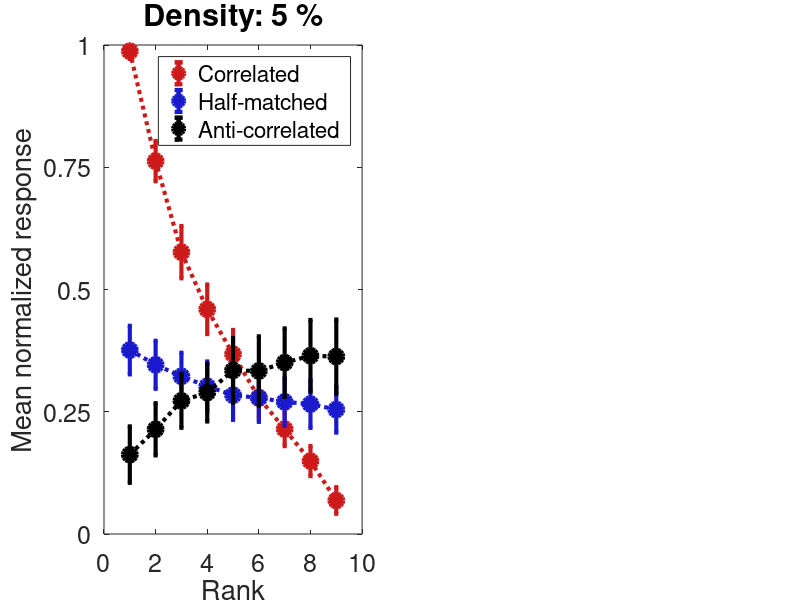

Write MATLAB code to recreate this figure. (Note: this script raises an error after producing the figure.)
function PlotRank(varargin)

    load('CuratedCells.mat');
    
    myFig = figure();
    set(gcf,'color','white')
    plotNormal(Base)
    
    mh = uimenu(myFig,'Label','Plot');
    
    % For the main plot
    main = uimenu(mh,'Label','Normal rank','checked','on','callback',{@keydown_callback,Base,'normal'});
    
    % For the alternative plot
    alt = uimenu(mh,'Label','By AC slope');
    corr = uimenu(alt,'Label','Correlated','checked','off','callback',{@keydown_callback,Base,'alt','corr'});
    hm = uimenu(alt,'Label','Half-matched','checked','off','callback',{@keydown_callback,Base,'alt','hm'});
    ac = uimenu(alt,'Label','Anticorrelated','checked','off','callback',{@keydown_callback,Base,'alt','ac'});
    
end

function plotNormal(Base)
    for d = [1,4];
        
        nCells = length(Base(d).Cells);
        dxLengths = zeros(1,nCells);
        for j = 1:nCells;
            dxLengths(j) = length(Base(d).Cells(j).Dx);
        end

        dxL = min(dxLengths);
        
        if d == 1;
            rankData.lowDensity = zeros(nCells,dxL);
        elseif d == 4;
            rankData.highDensity = zeros(nCells,dxL);
        end
        
        correlatedRank = zeros(nCells,dxL);
        halfmatchedRank = zeros(nCells,dxL);
        anticorrelatedRank = zeros(nCells,dxL);
        
        for cell = 1:nCells;
            %% First we compute the rank order for each cell
            
            % Extract and normalize data
            
            correlatedResponse = Base(d).Cells(cell).correlatedResponse;
            halfmatchedResponse = Base(d).Cells(cell).halfmatchedResponse;
            anticorrelatedResponse = Base(d).Cells(cell).anticorrelatedResponse;
            
            [cRank,cIndex] = sort(correlatedResponse,'descend');
            hmRank = halfmatchedResponse(cIndex);
            acRank = anticorrelatedResponse(cIndex);
            
            Dx = Base(d).Cells(cell).Dx;
            
            
            % Resample disparity values
            newDx = linspace(min(Dx),max(Dx),dxL);
            
            cRank2 = interp1(Dx,cRank,newDx);
            hmRank2 = interp1(Dx,hmRank,newDx);
            acRank2 = interp1(Dx,acRank,newDx);
            
            maxC = max([cRank2,hmRank2,acRank2]); minC = min([cRank2,hmRank2,acRank2]);
            correlatedRank(cell,:) = (cRank2-minC)/(maxC-minC);
            halfmatchedRank(cell,:) = (hmRank2-minC)/(maxC-minC);
            anticorrelatedRank(cell,:) = (acRank2-minC)/(maxC-minC);
            

        end
        
        rank = 1:9;
        
        if d == 1;
            subCount = 1;
            maxSub = 2;
        elseif d == 4; 
            subCount = 2;
            maxSub = 2;
        else
            subCount = 3;
            maxSub = 3;
        end
        subplot(1,maxSub,subCount);

        corrRank = mean(correlatedRank); hmRank = mean(halfmatchedRank); acRank = mean(anticorrelatedRank);
        
        N = size(correlatedRank,1);
        corrSEM = std(correlatedRank)/sqrt(N); hmSEM = std(halfmatchedRank)/sqrt(N); acSEM = std(anticorrelatedRank)/sqrt(N);
        
    
        hold off;
        E1=errorbar(rank,corrRank,corrSEM*1.96);
        set(E1,'color',[0.8,0.1,0.1],'marker','o','markerfacecolor',[0.8,0.1,0.1], ...
            'linestyle',':','markersize',10,'linewidth',3);
        
        hold on;
        E2=errorbar(rank,hmRank,hmSEM*1.96);
        set(E2,'color',[0.1,0.1,0.8],'marker','o','markerfacecolor',[0.1,0.1,0.8], ...
            'linestyle',':','markersize',10,'linewidth',3);
        E3=errorbar(rank,acRank,acSEM*1.96);
        set(E3,'color',[0,0,0],'marker','o','markerfacecolor',[0,0,0], ...
            'linestyle',':','markersize',10,'linewidth',3);
        
        xlabel('Rank','fontsize',20);
        ylabel('Mean normalized response','fontsize',20);
        leg = legend('Correlated','Half-matched','Anti-correlated');
        set(leg,'fontsize',14);
        set(gca,'fontsize',18,'ytick',0:0.25:1);
        title(['Density: ',num2str(Base(d).density),' %'],'fontsize',22);
        ylim([0,1]);
        
    end
end


function plotAlt(Base,type)

    for d = [1,4];
        
        nCells = length(Base(d).Cells);
        dxLengths = zeros(1,nCells);
        for j = 1:nCells;
            dxLengths(j) = length(Base(d).Cells(j).Dx);
        end

        dxL = min(dxLengths);
        
        if d == 1;
            rankData.lowDensity = zeros(nCells,dxL);
        elseif d == 4;
            rankData.highDensity = zeros(nCells,dxL);
        end
        
        
        acSlopes = cat(1,Base(d).Cells.regAc);
        acSlopes = acSlopes(:,2);
        q50 = quantile(acSlopes,0.5);
        
        nLower = sum(acSlopes < q50);
        nUpper = sum(acSlopes > q50);

        
        lowerPlotRank = zeros(nLower,dxL);
        upperPlotRank = zeros(nUpper,dxL);
        lowerCorrelatedRank = zeros(nLower,dxL);
        lowerHalfmatchedRank = zeros(nLower,dxL);
        lowerAnticorrelatedRank = zeros(nLower,dxL);
        
        upperCorrelatedRank = zeros(nUpper,dxL);
        upperHalfmatchedRank = zeros(nUpper,dxL);
        upperAnticorrelatedRank = zeros(nUpper,dxL);
        
        lowerCell = 0; upperCell = 0;
        for cell = 1:nCells;
            %% First we compute the rank order for each cell
            
            % Extract and normalize data
            
            correlatedResponse = Base(d).Cells(cell).correlatedResponse;
            halfmatchedResponse = Base(d).Cells(cell).halfmatchedResponse;
            anticorrelatedResponse = Base(d).Cells(cell).anticorrelatedResponse;
            
            [cRank,cIndex] = sort(correlatedResponse,'descend');
            hmRank = halfmatchedResponse(cIndex);
            acRank = anticorrelatedResponse(cIndex);
            
            Dx = Base(d).Cells(cell).Dx;
            
            
            % Resample disparity values
            newDx = linspace(min(Dx),max(Dx),dxL);
            
            cRank2 = interp1(Dx,cRank,newDx);
            hmRank2 = interp1(Dx,hmRank,newDx);
            acRank2 = interp1(Dx,acRank,newDx);
            
            maxC = max([cRank2,hmRank2,acRank2]); minC = min([cRank2,hmRank2,acRank2]);
            
            acSlope = Base(d).Cells(cell).regAc(2);
            
            if acSlope > q50;
                upperCell = upperCell+1;
                upperCorrelatedRank(upperCell,:) = (cRank2-minC)/(maxC-minC);
                upperHalfmatchedRank(upperCell,:) = (hmRank2-minC)/(maxC-minC);
                upperAnticorrelatedRank(upperCell,:) = (acRank2-minC)/(maxC-minC);
                
                switch type
                    case 'corr'
                        upperPlotRank(upperCell,:) = (cRank2-minC)/(maxC-minC);
                    case 'hm'
                        upperPlotRank(upperCell,:) = (hmRank2-minC)/(maxC-minC);
                    case 'ac'
                        upperPlotRank(upperCell,:) = (acRank2-minC)/(maxC-minC);
                end
                
                % Remove this after:
                upperHalfmatchedRank(upperCell,:) = (acRank2-minC)/(maxC-minC);
            else
                lowerCell = lowerCell+1;
                switch type
                    case 'corr'
                        lowerPlotRank(lowerCell,:) = (cRank2-minC)/(maxC-minC);
                    case 'hm'
                        lowerPlotRank(lowerCell,:) = (hmRank2-minC)/(maxC-minC);
                    case 'ac'
                        lowerPlotRank(lowerCell,:) = (acRank2-minC)/(maxC-minC);
                end
                
            end
            

        end
        
        rank = 1:9;
        
        if d == 1;
            subCount = 1;
            maxSub = 2;
        elseif d == 4; 
            subCount = 2;
            maxSub = 2;
        else
            subCount = 3;
            maxSub = 3;
        end
        subplot(1,maxSub,subCount); hold on;
        
        upperRank = mean(upperPlotRank);
        lowerRank = mean(lowerPlotRank);
        
        N_lower = size(lowerPlotRank,1);
        N_upper = size(upperPlotRank,1);
        
        lowerSEM = std(lowerPlotRank)/sqrt(N_lower);
        upperSEM = std(upperPlotRank)/sqrt(N_upper);
        hold off;
        E1=errorbar(rank,lowerRank,lowerSEM*1.96);
        set(E1,'color',[0.1,0.1,0.8],'marker','o','markerfacecolor',[0.1,0.1,0.8], ...
            'linestyle',':','markersize',10,'linewidth',3);
        hold on;
        E2=errorbar(rank,upperRank,upperSEM*1.96);
        set(E2,'color',[0.8,0.1,0.8],'marker','o','markerfacecolor',[0.8,0.1,0.8], ...
            'linestyle',':','markersize',10,'linewidth',3);
        
        leg = legend([E1,E2],'Lower','Upper');
                
        xlabel('Rank','fontsize',20);
        ylabel('Mean normalized response','fontsize',20);
        
        set(leg,'fontsize',14);
        set(gca,'fontsize',18,'ytick',0:0.25:1);
        title(['Density: ',num2str(Base(d).density),' %'],'fontsize',22);
        ylim([0,1]);
        
    end
end

function [P,Q] = resampleCell(Cell,K,varargin)

% So what we want to do here:
% Figure out what integers make it so that the length of the 
% disparity tuning curve for Cell ends up being K following resampling.
% We're just doing that with a nested loop as the space is so small
    N = length(Cell.Dx);
    if nargin == 2
        multiplier = 1;
    else
        multiplier = varargin{1};
    end
    
    Ps = 1:(25*multiplier);
    Qs = 1:(25*multiplier);
        
    
    for Q = Qs;
        for P = Ps;
            cost = intCost(N,P,Q,K);
            if cost < 0.001;
                break
            end
        end
        if cost < 0.001;
            break
        end
    end
    
    if cost >= 0.001
        warning('Failed to find a solution; extending the range');
        [P,Q] = resampleCell(Cell,K,multiplier+1);
    end
end

function cost = intCost(N,P,Q,K)
    % Usage: cost = intCost(N,P,Q,K);
    % N: Length of array
    % P: Numerator to be optimized
    % Q: Denominator to be optimized
    % K: Desired length
    % This function is a stepping stone for figuring out
    % how much you have to resample your array in order to
    % get the desired size.
        
    cost = sum((K-N*P/Q).^2);
    %sprintf('Current cost: %2.f',cost)
end

function keydown_callback(myFig,evt,Base,type,varargin)
    if nargin > 4
        plotType = varargin{1};
    else
        plotType = 'none';
    end
    
    if strcmp(type,'normal');
        plotNormal(Base);
        
    elseif strcmp(type,'alt');
        plotAlt(Base,plotType);
    end

end